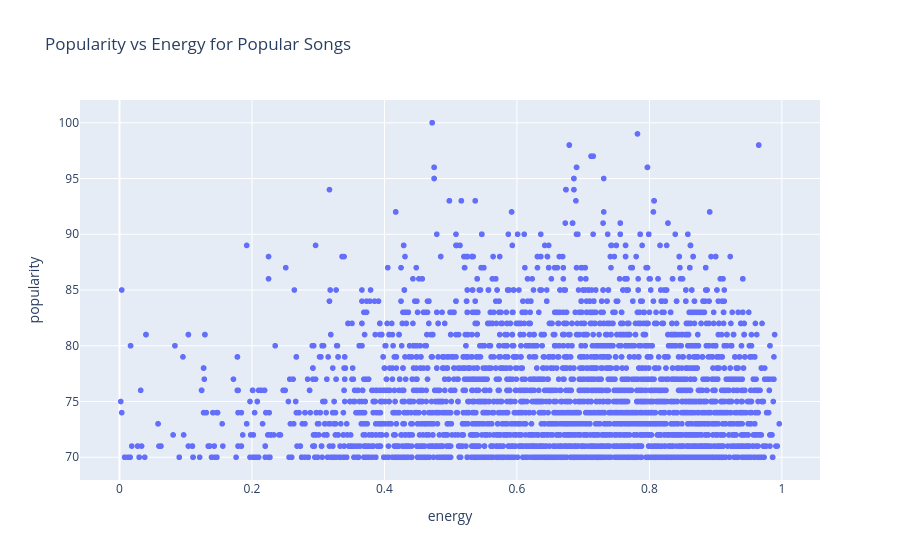

The code cell stored with this chart in its notebook:
### Code cell
fig = px.scatter(popular, x="energy", y="popularity", title="Popularity vs Energy for Popular Songs")
fig.show()

### Figure 1 — Plotly figure (JSON) as saved in the notebook; plotly's stock layout.template omitted (floating-point values rounded to 4 significant figures; data arrays with more than 128 entries replaced by an {"elided": "..."} marker saying what was removed)
{"data": [{"hovertemplate": "energy=%{x}<br>popularity=%{y}<extra></extra>", "legendgroup": "", "marker": {"color": "#636efa", "symbol": "circle"}, "mode": "markers", "name": "", "showlegend": false, "type": "scattergl", "x": {"elided": "5472 float values"}, "xaxis": "x", "y": {"elided": "5472 int values"}, "yaxis": "y"}], "layout": {"legend": {"tracegroupgap": 0}, "title": {"text": "Popularity vs Energy for Popular Songs"}, "xaxis": {"anchor": "y", "domain": [0, 1], "title": {"text": "energy"}}, "yaxis": {"anchor": "x", "domain": [0, 1], "title": {"text": "popularity"}}}}
